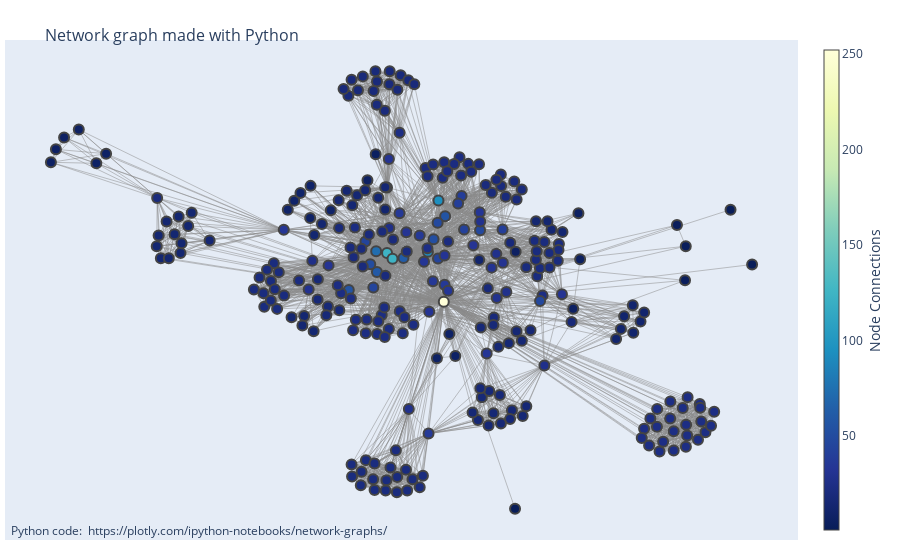

The notebook cell saved with this chart:
### Code cell
# create graph
G = nx.Graph()
for index, media in targetMedias.iterrows():
    nodes = media['staff']['edges']
    for i in range(len(nodes)):
        for j in range(i + 1, len(nodes)):
            a = nodes[i]['node']['id']
            b = nodes[j]['node']['id']
            if not G.has_edge(a, b):
                G.add_edge(a, b, weight=1)
            else:
                G.add_edge(a, b, weight=G.get_edge_data(a, b)['weight'] + 1)

pos = nx.spring_layout(G, seed=7)  # positions for all nodes - seed for reproducibility

edge_x = []
edge_y = []
for edge in G.edges():
    x0, y0 = pos[edge[0]]
    x1, y1 = pos[edge[1]]
    edge_x.append(x0)
    edge_x.append(x1)
    edge_x.append(None)
    edge_y.append(y0)
    edge_y.append(y1)
    edge_y.append(None)

edge_trace = go.Scatter(
    x=edge_x, y=edge_y,
    line=dict(width=0.5, color='#888'),
    hoverinfo='none',
    mode='lines')

node_x = []
node_y = []
for node in G.nodes():
    x, y = pos[node]
    node_x.append(x)
    node_y.append(y)

node_trace = go.Scatter(
    x=node_x, y=node_y,
    mode='markers',
    hoverinfo='text',
    marker=dict(
        showscale=True,
        # colorscale options
        #'Greys' | 'YlGnBu' | 'Greens' | 'YlOrRd' | 'Bluered' | 'RdBu' |
        #'Reds' | 'Blues' | 'Picnic' | 'Rainbow' | 'Portland' | 'Jet' |
        #'Hot' | 'Blackbody' | 'Earth' | 'Electric' | 'Viridis' |
        colorscale='YlGnBu',
        reversescale=True,
        color=[],
        size=10,
        colorbar=dict(
            thickness=15,
            title='Node Connections',
            xanchor='left',
            titleside='right'
        ),
        line_width=2))

node_adjacencies = []
node_text = []
for node, adjacencies in enumerate(G.adjacency()):
    node_adjacencies.append(len(adjacencies[1]))
    descriptionNode = '# of connections: ' + str(len(adjacencies[1])) + "\n details"  # + str(
    # datasetStaffs.loc[adjacencies[0]])
    node_text.append(descriptionNode)

node_trace.marker.color = node_adjacencies
node_trace.text = node_text

fig = go.Figure(data=[edge_trace, node_trace],
                layout=go.Layout(
                    title='<br>Network graph made with Python',
                    titlefont_size=16,
                    showlegend=False,
                    hovermode='closest',
                    margin=dict(b=20, l=5, r=5, t=40),
                    annotations=[dict(
                        text="Python code: <a href='https://plotly.com/ipython-notebooks/network-graphs/'> https://plotly.com/ipython-notebooks/network-graphs/</a>",
                        showarrow=False,
                        xref="paper", yref="paper",
                        x=0.005, y=-0.002)],
                    xaxis=dict(showgrid=False, zeroline=False, showticklabels=False),
                    yaxis=dict(showgrid=False, zeroline=False, showticklabels=False))
                )
fig.show()

### Figure 1 — Plotly figure (JSON) as saved in the notebook; plotly's stock layout.template omitted (floating-point values rounded to 4 significant figures; data arrays with more than 128 entries replaced by an {"elided": "..."} marker saying what was removed)
{"data": [{"hoverinfo": "none", "line": {"color": "#888", "width": 0.5}, "mode": "lines", "x": {"elided": "10011 float values"}, "y": {"elided": "10011 float values"}, "type": "scatter"}, {"hoverinfo": "text", "marker": {"color": {"elided": "283 int values"}, "colorbar": {"thickness": 15, "title": {"side": "right", "text": "Node Connections"}, "xanchor": "left"}, "colorscale": [[0.0, "rgb(255,255,217)"], [0.125, "rgb(237,248,177)"], [0.25, "rgb(199,233,180)"], [0.375, "rgb(127,205,187)"], [0.5, "rgb(65,182,196)"], [0.625, "rgb(29,145,192)"], [0.75, "rgb(34,94,168)"], [0.875, "rgb(37,52,148)"], [1.0, "rgb(8,29,88)"]], "line": {"width": 2}, "reversescale": true, "showscale": true, "size": 10}, "mode": "markers", "text": {"elided": "283 str values"}, "x": {"elided": "283 float values"}, "y": {"elided": "283 float values"}, "type": "scatter"}], "layout": {"annotations": [{"showarrow": false, "text": "Python code: <a href='https://plotly.com/ipython-notebooks/network-graphs/'> https://plotly.com/ipython-notebooks/network-graphs/</a>", "x": 0.005, "xref": "paper", "y": -0.002, "yref": "paper"}], "hovermode": "closest", "margin": {"b": 20, "l": 5, "r": 5, "t": 40}, "showlegend": false, "title": {"font": {"size": 16}, "text": "<br>Network graph made with Python"}, "xaxis": {"showgrid": false, "showticklabels": false, "zeroline": false}, "yaxis": {"showgrid": false, "showticklabels": false, "zeroline": false}}}
